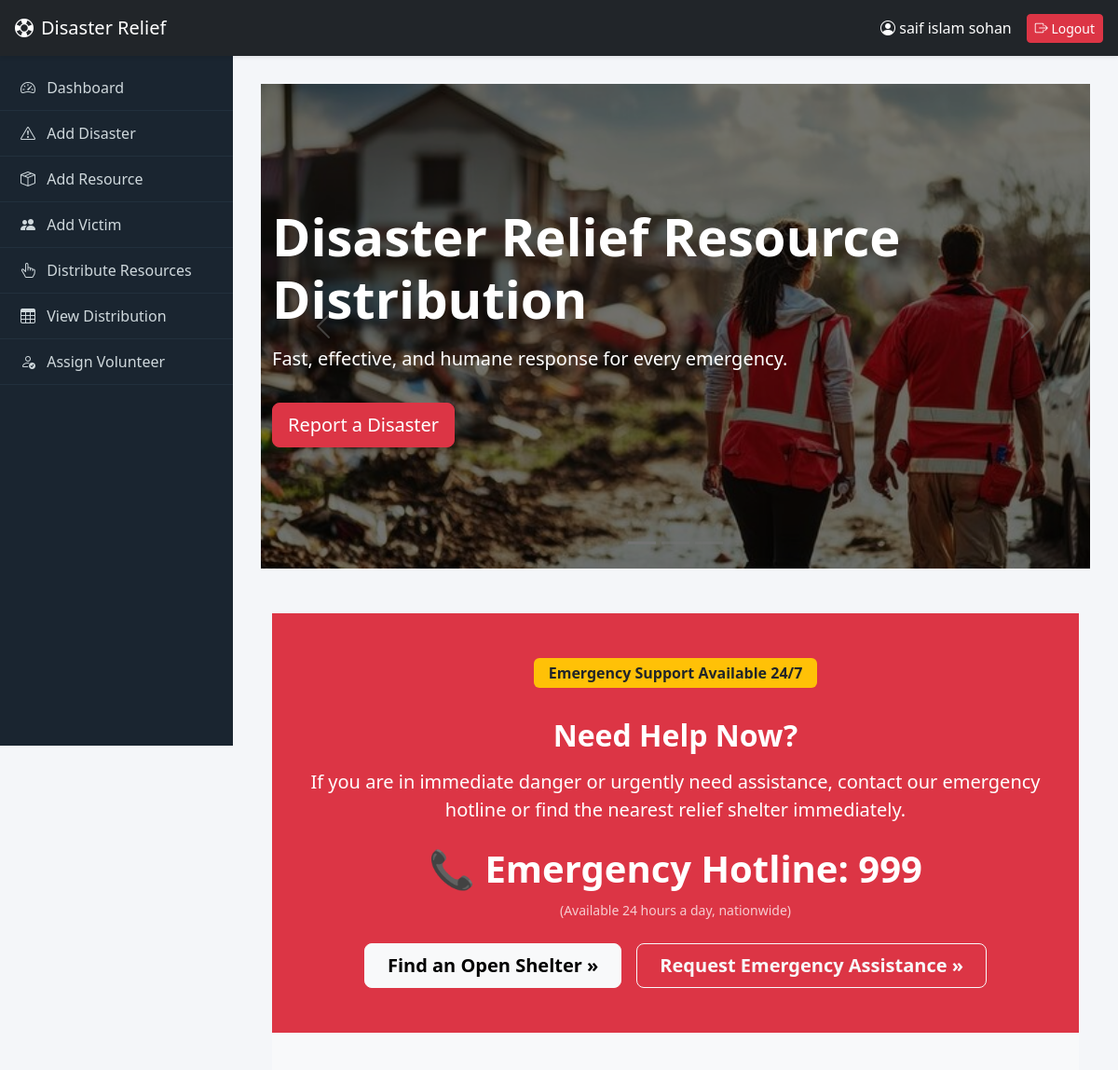
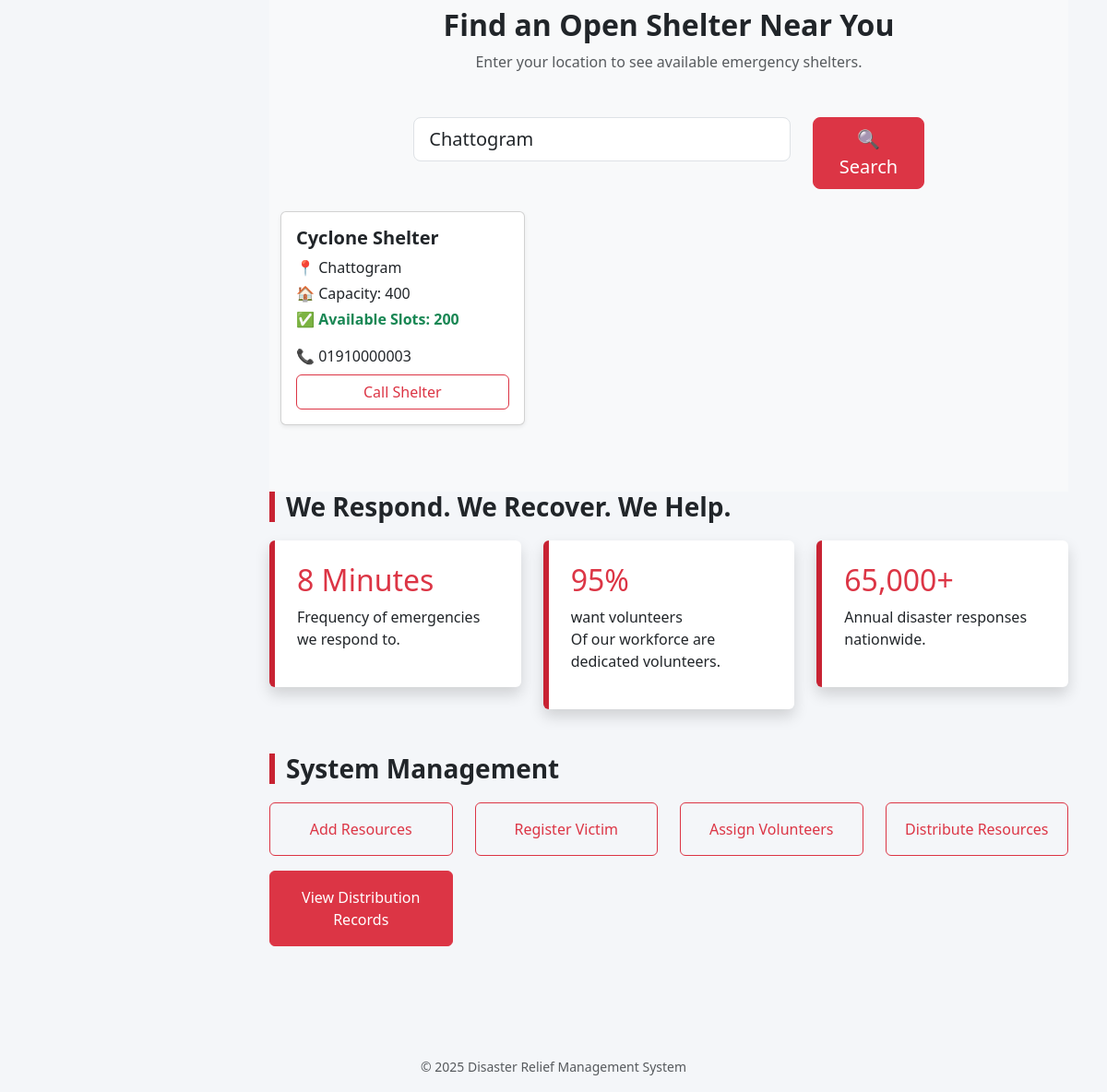
Screenshot of /dashboard.php?location=Chattogram (signed in) with the database file from the repository (2 pictures, top to bottom).
### tables this page shows
CREATE TABLE `shelters` (
  `id` int(11) NOT NULL,
  `name` varchar(150) DEFAULT NULL,
  `location` varchar(150) DEFAULT NULL,
  `capacity` int(11) DEFAULT NULL,
  `available_slots` int(11) DEFAULT NULL,
  `contact` varchar(50) DEFAULT NULL
);

### dashboard.php (the view, shortened to what this page needs)
<?php include 'header.php'; ?>
<div id="heroCarousel" class="carousel slide" data-bs-ride="carousel">
    <div class="carousel-inner">
        <div class="carousel-item active">
            <div class="hero-slide" style="
                background: url('./assets/images/hero_1.jpg') center/cover no-repeat;
                height: 65vh;
                position: relative;">
                <div class="overlay"></div>
                <div class="container hero-content">
                    <h1 class="display-4 fw-bold">Disaster Relief Resource Distribution</h1>
                    <p class="lead mt-3">
                        Fast, effective, and humane response for every emergency.
                    </p>
                    <a href="add_disaster.php" class="btn btn-danger btn-lg mt-3">Report a Disaster</a>
                </div>
            </div>
        </div>
    </div>
    <button class="carousel-control-prev" type="button" data-bs-target="#heroCarousel" data-bs-slide="prev">
        <span class="carousel-control-prev-icon"></span>
    </button>
    <button class="carousel-control-next" type="button" data-bs-target="#heroCarousel" data-bs-slide="next">
        <span class="carousel-control-next-icon"></span>
    </button>
    <div class="carousel-indicators">
        <button type="button" data-bs-target="#heroCarousel" data-bs-slide-to="0" class="active"></button>
        <button type="button" data-bs-target="#heroCarousel" data-bs-slide-to="1"></button>
        <button type="button" data-bs-target="#heroCarousel" data-bs-slide-to="2"></button>
    </div>
</div>
<div class="container my-5">
    <section class="py-5 bg-danger text-white">
        <div class="container text-center">
            <span class="badge bg-warning text-dark px-3 py-2 mb-3 fs-6">
                Emergency Support Available 24/7
            </span>
            <h2 class="fw-bold mt-3 mb-3">Need Help Now?</h2>
            <p class="lead mb-4">
                If you are in immediate danger or urgently need assistance, contact our emergency
                hotline or find the nearest relief shelter immediately.
            </p>
            <div class="mb-4">
                <h3 class="fw-bold display-6">
                    📞 Emergency Hotline:
                    <a href="tel:999" class="text-white text-decoration-none">
                        999
                    </a>
                </h3>
                <small class="opacity-75">
                    (Available 24 hours a day, nationwide)
                </small>
            </div>
            <div class="d-flex justify-content-center gap-3 flex-wrap">
                <a href="find_shelter.php" class="btn btn-light btn-lg fw-semibold px-4">
                    Find an Open Shelter »
                </a>
                <a href="add_victim.php" class="btn btn-outline-light btn-lg fw-semibold px-4">
                    Request Emergency Assistance »
                </a>
            </div>
        </div>
    </section>
    <section class="py-5 bg-light">
    <div class="container">
        <div class="text-center mb-5">
            <h2 class="fw-bold">Find an Open Shelter Near You</h2>
            <p class="text-muted">
                Enter your location to see available emergency shelters.
            </p>
        </div>
        <form method="GET" class="row justify-content-center mb-4">
            <div class="col-md-6">
                <input type="text" name="location" class="form-control form-control-lg"
                       placeholder="Enter your city or area (e.g. Dhaka)"
                       value="<?php echo $_GET['location'] ?? ''; ?>" required>
            </div>
            <div class="col-md-2 d-grid">
                <button class="btn btn-danger btn-lg">
                    🔍 Search
                </button>
            </div>
        </form>
        <div class="row">
            <?php
            include 'config.php';
            if (isset($_GET['location'])) {
                $location = mysqli_real_escape_string($conn, $_GET['location']);
                $query = "
                    SELECT * FROM shelters
                    WHERE location LIKE '%$location%'
                    AND available_slots > 0
                ";
                $result = mysqli_query($conn, $query);
                if (mysqli_num_rows($result) > 0) {
                    while ($row = mysqli_fetch_assoc($result)) {
            ?>
                        <div class="col-md-4 mb-4">
                            <div class="card shadow-sm h-100">
                                <div class="card-body">
                                    <h5 class="card-title fw-bold">
                                        <?php echo $row['name']; ?>
                                    </h5>
                                    <p class="mb-1">
                                        📍 <?php echo $row['location']; ?>
                                    </p>
                                    <p class="mb-1">
                                        🏠 Capacity: <?php echo $row['capacity']; ?>
                                    </p>
                                    <p class="mb-3 text-success fw-semibold">
                                        ✅ Available Slots: <?php echo $row['available_slots']; ?>
                                    </p>
                                    <p class="mb-2">
                                        📞 <?php echo $row['contact']; ?>
                                    </p>
                                    <a href="tel:<?php echo $row['contact']; ?>"
                                       class="btn btn-outline-danger w-100">
                                        Call Shelter
                                    </a>
                                </div>
                            </div>
                        </div>
            <?php
                    }
                } else {
                    echo "
                        <div class='text-center text-muted'>
                            <h5>No shelters available in this location right now.</h5>
                        </div>
                    ";
                }
            }
            ?>
        </div>
    </div>
</section>
    <h3 class="section-title">We Respond. We Recover. We Help.</h3>
    <div class="row g-4">
        <div class="col-md-4">
            <div class="p-4 bg-white shadow stat-card rounded">
                <h2 class="text-danger">8 Minutes</h2>
                <p>Frequency of emergencies we respond to.</p>
            </div>
        </div>
        <div class="col-md-4">
            <div class="p-4 bg-white shadow stat-card rounded">
                <h2 class="text-danger">95%</h2>
                want volunteers
                <p>Of our workforce are dedicated volunteers.</p>
            </div>
        </div>
        <div class="col-md-4">
            <div class="p-4 bg-white shadow stat-card rounded">
                <h2 class="text-danger">65,000+</h2>
                <p>Annual disaster responses nationwide.</p>
            </div>
        </div>
    </div>
    <h3 class="section-title mt-5">System Management</h3>
    <div class="row g-4">
        <div class="col-md-3">
            <a href="add_resource.php" class="btn btn-outline-danger w-100 p-3">
                Add Resources
            </a>
        </div>
        <div class="col-md-3">
            <a href="add_victim.php" class="btn btn-outline-danger w-100 p-3">
                Register Victim
            </a>
        </div>
        <div class="col-md-3">
            <a href="volunteer_assign.php" class="btn btn-outline-danger w-100 p-3">
                Assign Volunteers
            </a>
        </div>
        <div class="col-md-3">
            <a href="distribute.php" class="btn btn-outline-danger w-100 p-3">
                Distribute Resources
            </a>
        </div>
        <div class="col-md-3 mt-3">
            <a href="view_distribution.php" class="btn btn-danger w-100 p-3">
                View Distribution Records
            </a>
        </div>
    </div>
</div>
<?php include 'footer.php'; ?>

### header.php (style rules this page uses)
:root { --navbar-height: 60px; --sidebar-width: 250px; }
body { background: #f4f6f9; margin: 0; padding: 0; }

### dashboard.php (style rules this page uses)
.hero-slide { position: relative; display: flex; align-items: center; }
.hero-content { position: relative; z-index: 10; color: #fff; }
.overlay { position: absolute; top: 0; left: 0; width: 100%; height: 100%; background: rgba(0, 0, 0, 0.55); z-index: 5; }
.stat-card { border-left: 6px solid #c82333; transition: 0.3s; }
.section-title { border-left: 6px solid #c82333; padding-left: 12px; margin-bottom: 20px; font-weight: bold; }

### rows the page displays
shelters: name "Cyclone Shelter", location "Chattogram", capacity "400", available_slots "200", contact "01910000003"

### other values shown
$name "saif islam sohan"
